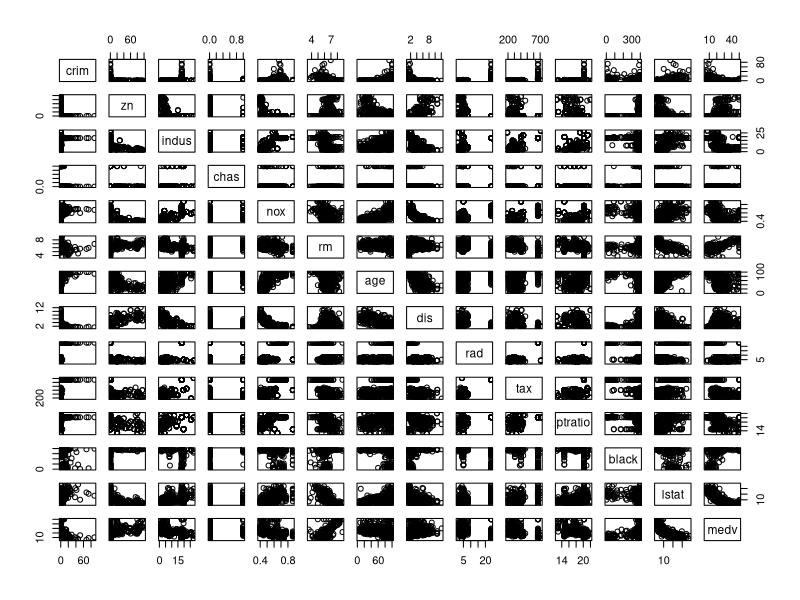
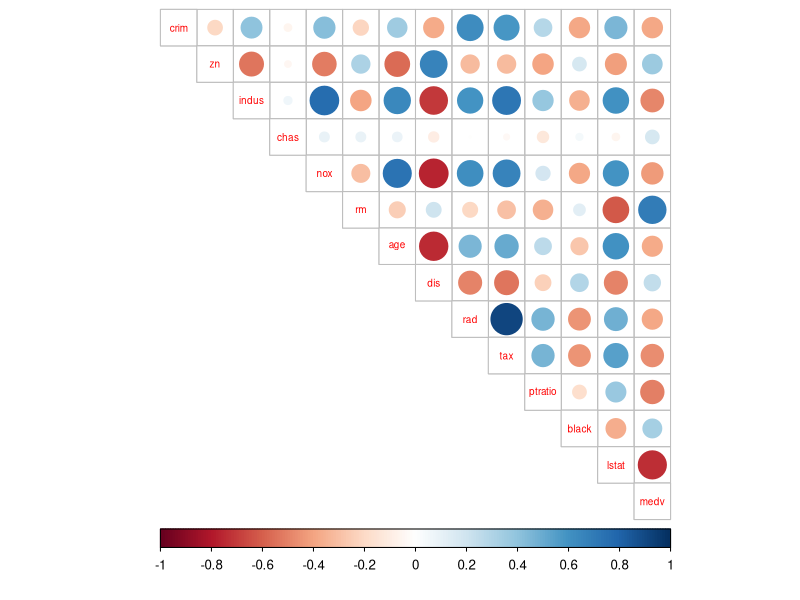
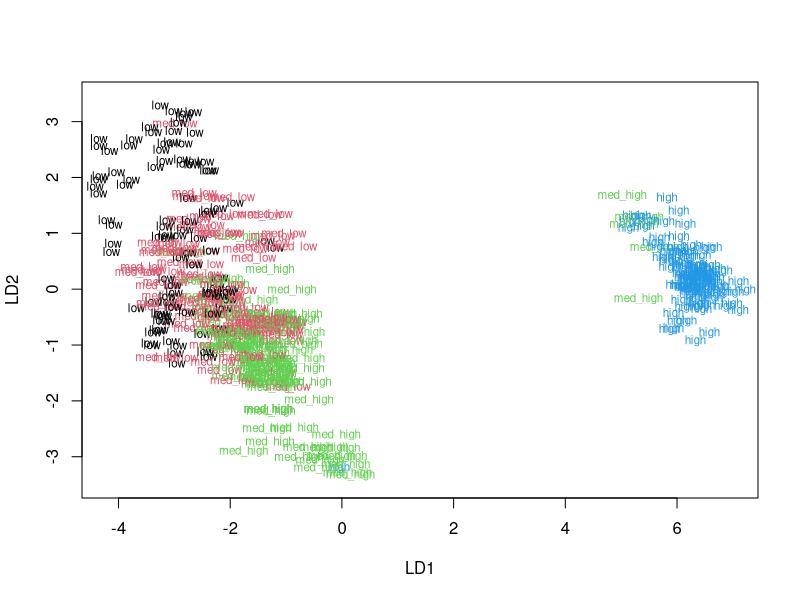
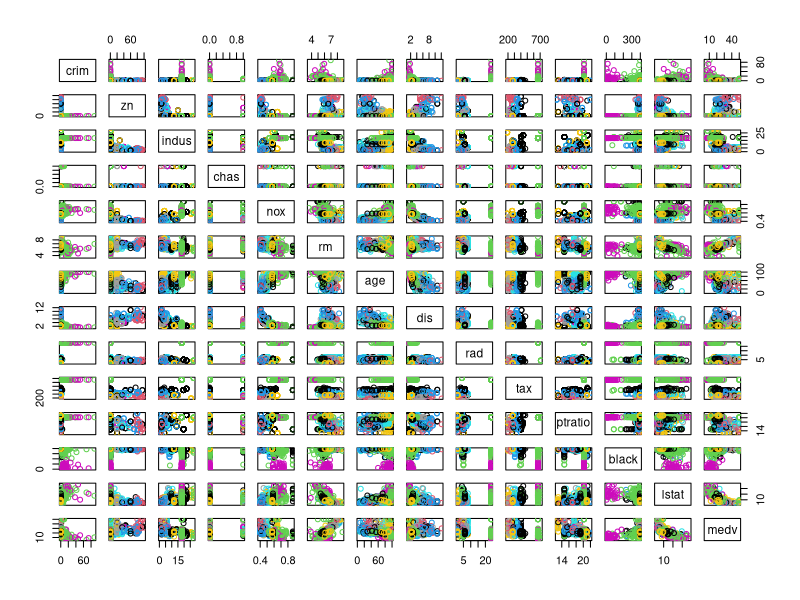
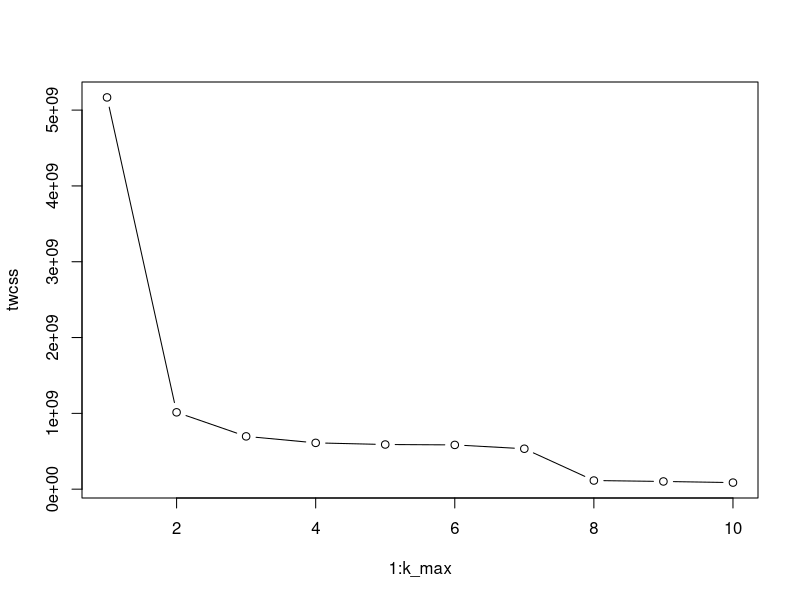
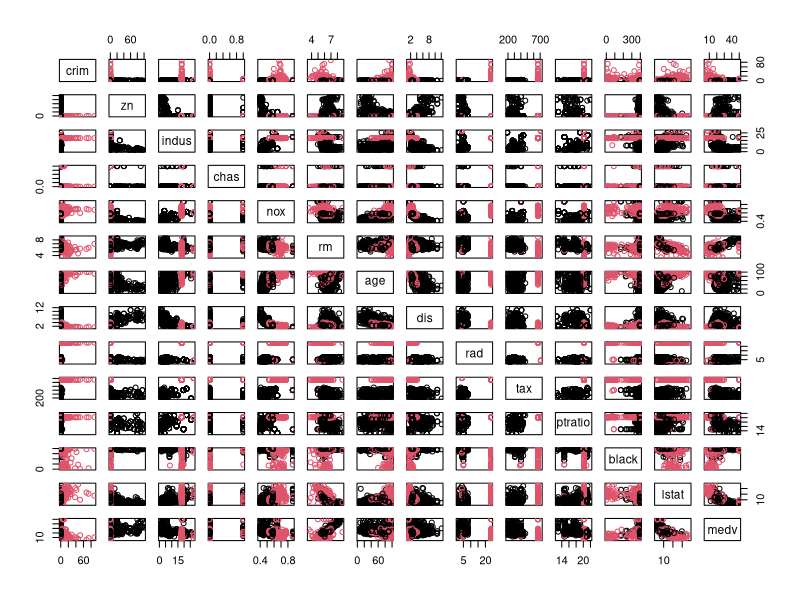

Recreate these plots in R, in order.
## ---- chunk 1
# Load the Boston data from MASS package
library(MASS)
data("Boston")

# Explore the structure and dimension of the data
str(Boston)
dim(Boston)
## ---- chunk 2
# Access to dplyr and corrplot
library(dplyr)
library(corrplot)

# Scatterplot matrix of the variables
pairs(Boston)

# Summaries of the variables
summary(Boston)

# For correlation, a "nicer"" correlation matrix is made wit corrplot 
cor_matrix<-cor(Boston)

# Print the correlation matrix (values rounded, first 2 digits)
cor_matrix%>%round(2)

# Visualize the correlation matrix
corrplot(cor_matrix, method="circle", type="upper", cl.pos="b", tl.pos="d", tl.cex=0.6)

## ---- chunk 3
# Center and standardize variables
boston_scaled<-scale(Boston)

# Summaries of the scaled variables
summary(boston_scaled)

# Boston_scale is changed to data frame format
boston_scaled<-as.data.frame(boston_scaled)

# create a categorical variable of the crime rate 
# Creat scaled_crim
scaled_crim<-boston_scaled$crim

# create a quantile vector of crim
bins<-quantile(scaled_crim)

# create the categorical variable ´crime´
crime<-cut(scaled_crim, breaks=bins, include.lowest=TRUE, label=c("low", "med_low", "med_high", "high"))

# remove the original crim from the dataset
boston_scaled<-dplyr::select(boston_scaled, -crim)

# add the new categorical value to scaled data
boston_scaled<-data.frame(boston_scaled, crime)

# splitting the Boston data set to test and train sets
# number of rows in data set
n<-nrow(boston_scaled)

# choose randomly 80% of the rows
ind<-sample(n, size=n*0.8)

# create train and test sets
train<-boston_scaled[ind,]
test<-boston_scaled[-ind,]
## ---- chunk 4
# LDA on the train set, categorical crime rate as target variable, all other variables as predictor variables.
lda.fit<-lda(crime~., data=train)

# target class as numeric
classes<-as.numeric(train$crime)

# draw the LDA (bi)plot, arrows added
plot(lda.fit, dimen=2, col=classes, pch=classes)

## ---- chunk 5
# save the crime categories from the test data
correct_classes<-test$crime

# remove the categorical crime from test data
test<-dplyr::select(test, -crime)

# precict classes with test data
lda.pred<-predict(lda.fit, newdata=test)

# cross tabulate the results
table(correct=correct_classes, predicted=lda.pred$class)
## ---- chunk 6
# reload Boston data set
data(Boston)

# center and standardize variables
boston_scaled<-scale(Boston)

# calculate the distances between observations
dist_eu<-dist(Boston)

# k-means clustering
km<-kmeans(dist_eu, centers=15)

# plot the dataset with clusters
pairs(Boston, col=km$cluster)
## ---- chunk 7
# set.seed to prevent producing different results everytime
set.seed(123)

# calculate the distances between observations
dist_eu<-dist(Boston)

# determine the number of clusters
k_max<-10

# calculate the total WCSS
twcss<-sapply(1:k_max, function(k){kmeans(dist_eu, k)$tot.withinss})

# visualize the results
plot(1:k_max, twcss, type='b')

# k-means clustering
km<-kmeans(dist_eu, centers=2)

# plot the dataset with clusters
pairs(Boston, col=km$cluster)
